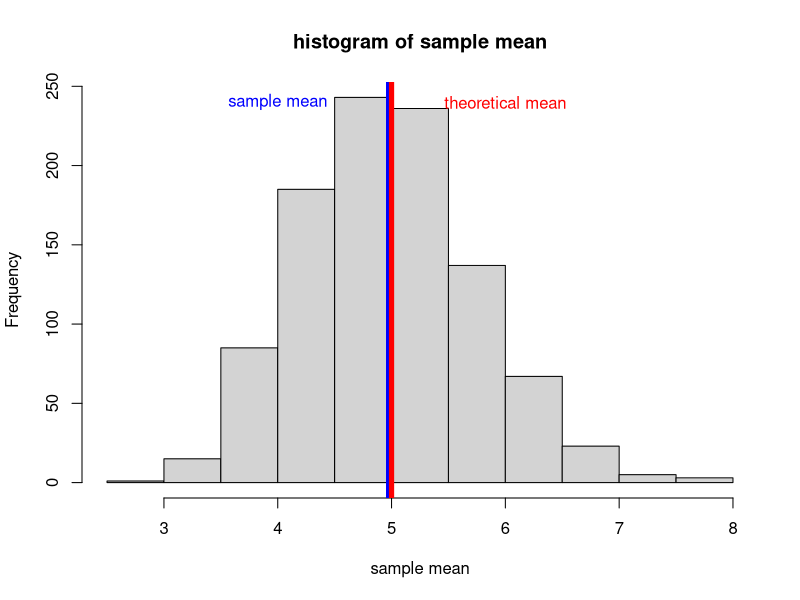
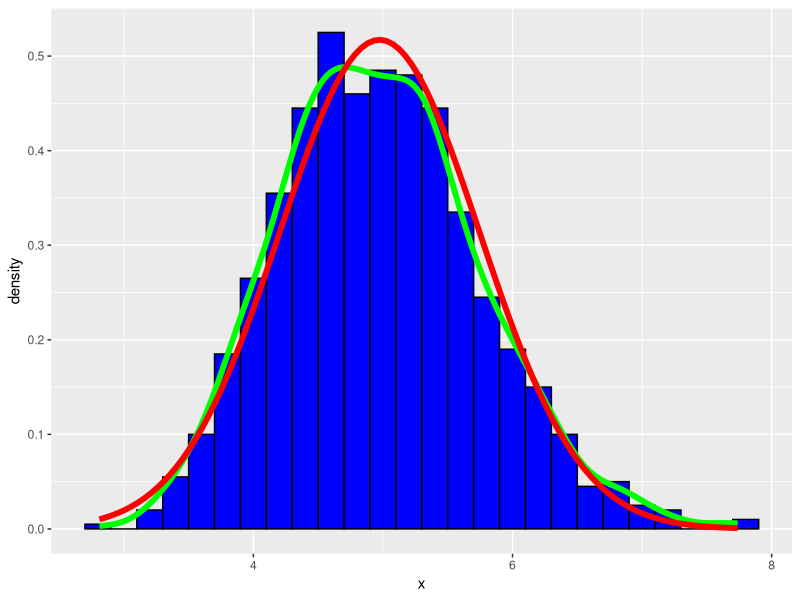

Write the R code that produced these figures, in order.
## ---- chunk 1
nosim <- 1000
lambda <- 0.2
n <- 40

set.seed(1234)
dat <- matrix(rexp(n*nosim,lambda),nrow=nosim)
## ---- chunk 2
sim_mean <- mean(rowMeans(dat))
theory_mean <- 1/lambda
hist(rowMeans(dat),xlab='sample mean',main='histogram of sample mean')
abline(v=sim_mean,col='blue',lwd=5)
text(x=4.0,y=240,labels='sample mean',col='blue')
abline(v=theory_mean,col='red',lwd=5)
text(x=6.0,y=240,labels='theoretical mean',col='red')
## ---- chunk 3
sim_var <- var(rowMeans(dat))
theory_var <- (1/lambda)^2/n
## ---- chunk 4
library(ggplot2)
dat <- data.frame(x=rowMeans(dat))
g <- ggplot(dat,aes(x=x)) + 
        geom_histogram(aes(y=..density..),binwidth=0.2,col='black',fill='blue')
g <- g + geom_density(size=2,color='green')
g + stat_function(fun=dnorm,
                  args=list(mean=sim_mean,sd = sqrt(sim_var)),
                  color='red',size=2)
